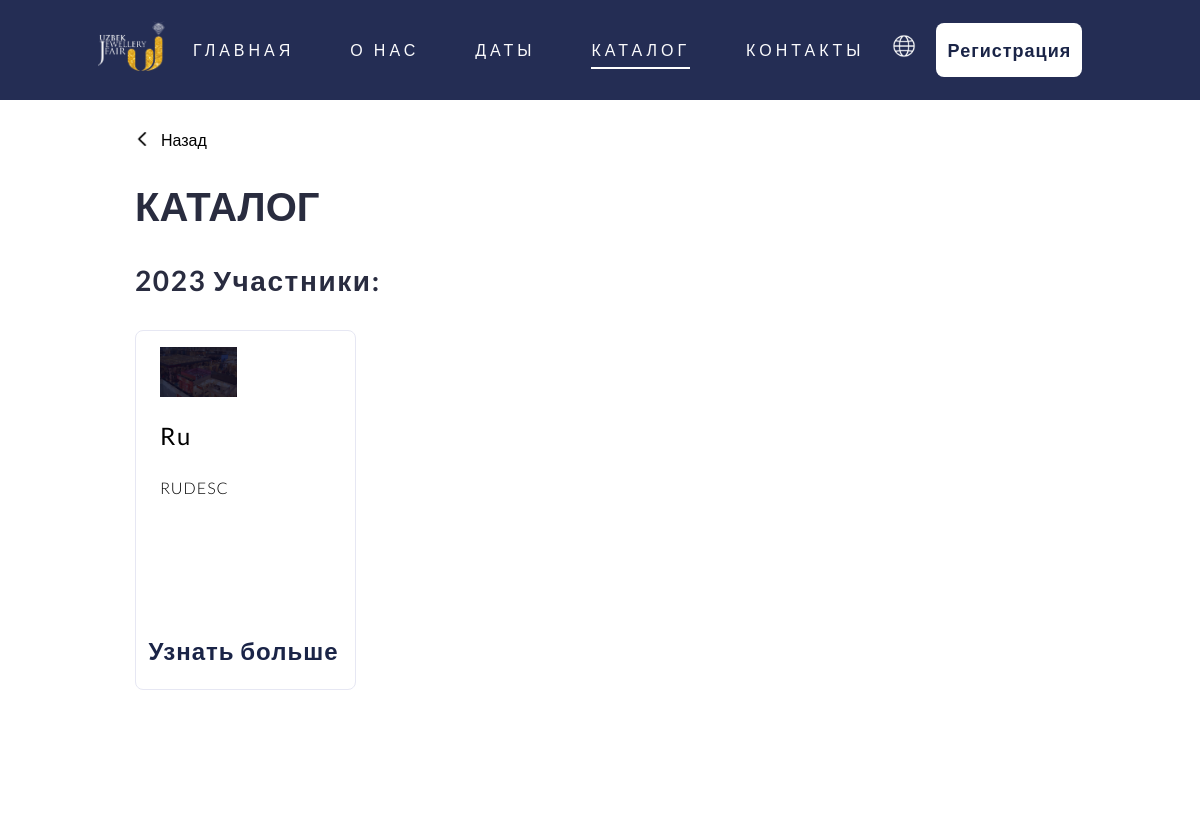
The page /ru/catalog (upper part) on the database as committed earlier.
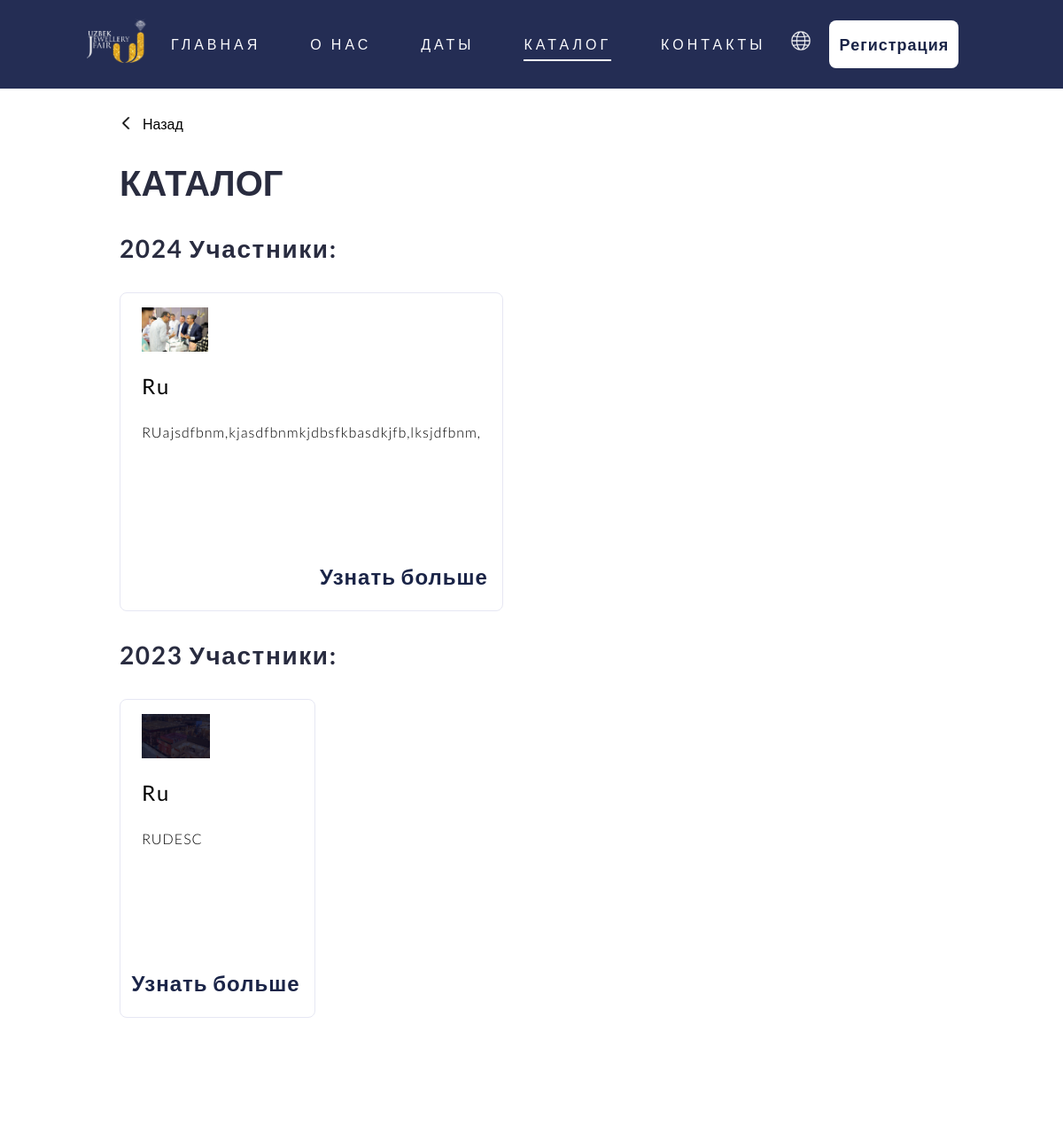
The same page on the database as committed later.
### app.py (models this page shows, shortened)
class Card(db.Model):
    id = db.Column(db.Integer, primary_key=True)
    year = db.Column(db.String(10))
    title_en = db.Column(db.String(100))
    description_en = db.Column(db.String(500))
    title_ru = db.Column(db.String(100))
    description_ru = db.Column(db.String(500))
    title_uz = db.Column(db.String(100))
    description_uz = db.Column(db.String(500))
    image_filename = db.Column(db.String(255))  # This will store the filename of the image

### app.py (the view)
@app.route('/ru/catalog')
def ru_catalog():
    cards = Card.query.order_by(Card.year.desc()).all()
    cards_by_year = {}
    for card in cards:
        if card.year not in cards_by_year:
            cards_by_year[card.year] = []
        cards_by_year[card.year].append({
            'id': card.id,
            'title': card.title_ru,
            'description': card.description_ru,
            'image_filename': card.image_filename
        })
    return render_template('./ru/catalog.html', cards_by_year=cards_by_year)

### templates/ru/catalog.html
{% extends "./ru/layout.html" %} {% from "macros.html" import heading %} {%
block body %}
<div class="catalog-section">
  {{ heading('КАТАЛОГ', '/ru', 'Назад') }} {% for year, cards in
  cards_by_year.items() %}
  <div class="year-section">
    <p class="catalog-title">{{ year }} Участники:</p>
    <div class="catalog-card-box">
      {% for card in cards %}
      <div class="catalog-card">
        <img
          src="{{ url_for('static', filename='images/uploads/' + card.image_filename) }}"
          alt="{{ card.title }}"
        />
        <p class="card-title">{{ card.title }}</p>
        <p class="card-info">{{ card.description }}</p>
        <a
          class="card-btn"
          href="{{ url_for('ru_company_detail', card_id=card.id) }}"
          >Узнать больше</a
        >
      </div>
      {% endfor %}
    </div>
  </div>
  {% endfor %}
</div>
{% endblock %}

Rows that differ between the two databases and show on the page:
added Card: year "2024", image_filename (picture), title "Ru", description "RUajsdfbnm,kjasdfbnmkjdbsfkbasdkjfb,lksjdfbnm,"
